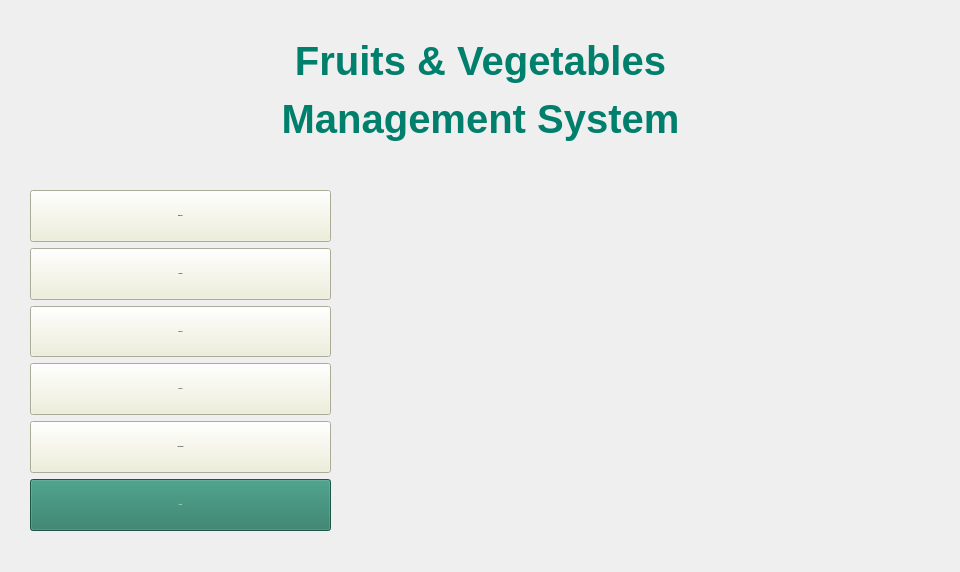
<?xml version="1.0" encoding="UTF-8"?>
<ui version="4.0">
 <class>MainWindow</class>
 <widget class="QMainWindow" name="MainWindow">
  <property name="geometry">
   <rect>
    <x>0</x>
    <y>0</y>
    <width>960</width>
    <height>572</height>
   </rect>
  </property>
  <property name="windowTitle">
   <string>MainWindow</string>
  </property>
  <property name="styleSheet">
   <string notr="true">QPushButton {
        font: bold 30px &quot;Tahoma&quot;;
	background-color: rgb(239, 239, 215);
    }</string>
  </property>
  <widget class="QWidget" name="centralwidget">
   <widget class="QLabel" name="label">
    <property name="geometry">
     <rect>
      <x>20</x>
      <y>20</y>
      <width>921</width>
      <height>141</height>
     </rect>
    </property>
    <property name="font">
     <font>
      <family>Tahoma</family>
      <pointsize>30</pointsize>
      <weight>75</weight>
      <italic>false</italic>
      <bold>true</bold>
     </font>
    </property>
    <property name="styleSheet">
     <string notr="true">QLabel {
	font: bold 30pt &quot;Tahoma&quot;;        /* Cỡ chữ */
    color: rgb(0, 128, 108);             /* Màu chữ */
    font-weight: bold;      /* Chữ đậm */
	background-color:transparent;

}</string>
    </property>
    <property name="text">
     <string>&lt;html&gt;&lt;head/&gt;&lt;body&gt;&lt;p align=&quot;center&quot;&gt;Fruits &amp;amp; Vegetables&lt;/p&gt;&lt;p align=&quot;center&quot;&gt;Management System&lt;/p&gt;&lt;/body&gt;&lt;/html&gt;</string>
    </property>
   </widget>
   <widget class="QWidget" name="verticalLayoutWidget">
    <property name="geometry">
     <rect>
      <x>30</x>
      <y>190</y>
      <width>301</width>
      <height>341</height>
     </rect>
    </property>
    <layout class="QVBoxLayout" name="verticalLayout">
     <item>
      <widget class="QPushButton" name="pushButtonEmployee">
       <property name="sizePolicy">
        <sizepolicy hsizetype="MinimumExpanding" vsizetype="Expanding">
         <horstretch>0</horstretch>
         <verstretch>0</verstretch>
        </sizepolicy>
       </property>
       <property name="font">
        <font>
         <family>Tahoma</family>
         <pointsize>-1</pointsize>
         <weight>75</weight>
         <italic>false</italic>
         <bold>true</bold>
        </font>
       </property>
       <property name="styleSheet">
        <string notr="true"/>
       </property>
       <property name="text">
        <string>Employee</string>
       </property>
      </widget>
     </item>
     <item>
      <widget class="QPushButton" name="pushButtonSupplier">
       <property name="sizePolicy">
        <sizepolicy hsizetype="Expanding" vsizetype="Expanding">
         <horstretch>0</horstretch>
         <verstretch>0</verstretch>
        </sizepolicy>
       </property>
       <property name="font">
        <font>
         <family>Tahoma</family>
         <pointsize>-1</pointsize>
         <weight>75</weight>
         <italic>false</italic>
         <bold>true</bold>
        </font>
       </property>
       <property name="styleSheet">
        <string notr="true"/>
       </property>
       <property name="text">
        <string>Supplier</string>
       </property>
      </widget>
     </item>
     <item>
      <widget class="QPushButton" name="pushButtonCategory">
       <property name="sizePolicy">
        <sizepolicy hsizetype="Expanding" vsizetype="Expanding">
         <horstretch>0</horstretch>
         <verstretch>0</verstretch>
        </sizepolicy>
       </property>
       <property name="font">
        <font>
         <family>Tahoma</family>
         <pointsize>-1</pointsize>
         <weight>75</weight>
         <italic>false</italic>
         <bold>true</bold>
        </font>
       </property>
       <property name="styleSheet">
        <string notr="true"/>
       </property>
       <property name="text">
        <string>Category</string>
       </property>
      </widget>
     </item>
     <item>
      <widget class="QPushButton" name="pushButtonProduct">
       <property name="sizePolicy">
        <sizepolicy hsizetype="Expanding" vsizetype="Expanding">
         <horstretch>0</horstretch>
         <verstretch>0</verstretch>
        </sizepolicy>
       </property>
       <property name="font">
        <font>
         <family>Tahoma</family>
         <pointsize>-1</pointsize>
         <weight>75</weight>
         <italic>false</italic>
         <bold>true</bold>
        </font>
       </property>
       <property name="styleSheet">
        <string notr="true"/>
       </property>
       <property name="text">
        <string>Product</string>
       </property>
      </widget>
     </item>
     <item>
      <widget class="QPushButton" name="pushButtonVisualization">
       <property name="sizePolicy">
        <sizepolicy hsizetype="Expanding" vsizetype="Expanding">
         <horstretch>0</horstretch>
         <verstretch>0</verstretch>
        </sizepolicy>
       </property>
       <property name="font">
        <font>
         <family>Tahoma</family>
         <pointsize>-1</pointsize>
         <weight>75</weight>
         <italic>false</italic>
         <bold>true</bold>
        </font>
       </property>
       <property name="styleSheet">
        <string notr="true"/>
       </property>
       <property name="text">
        <string>Visualization</string>
       </property>
      </widget>
     </item>
     <item>
      <widget class="QPushButton" name="pushButtonLogout">
       <property name="sizePolicy">
        <sizepolicy hsizetype="Expanding" vsizetype="Expanding">
         <horstretch>0</horstretch>
         <verstretch>0</verstretch>
        </sizepolicy>
       </property>
       <property name="font">
        <font>
         <family>Tahoma</family>
         <pointsize>-1</pointsize>
         <weight>75</weight>
         <italic>false</italic>
         <bold>true</bold>
        </font>
       </property>
       <property name="styleSheet">
        <string notr="true">background-color: rgb(38, 120, 99);
color: rgb(255, 255, 255);</string>
       </property>
       <property name="text">
        <string>Logout</string>
       </property>
      </widget>
     </item>
    </layout>
   </widget>
   <widget class="QLabel" name="labelBackground">
    <property name="geometry">
     <rect>
      <x>0</x>
      <y>0</y>
      <width>961</width>
      <height>571</height>
     </rect>
    </property>
    <property name="text">
     <string/>
    </property>
    <property name="pixmap">
     <pixmap>../../images/nenanh.png</pixmap>
    </property>
    <property name="scaledContents">
     <bool>true</bool>
    </property>
   </widget>
   <zorder>labelBackground</zorder>
   <zorder>label</zorder>
   <zorder>verticalLayoutWidget</zorder>
  </widget>
 </widget>
 <resources/>
 <connections>
  <connection>
   <sender>pushButtonLogout</sender>
   <signal>clicked()</signal>
   <receiver>MainWindow</receiver>
   <slot>close()</slot>
   <hints>
    <hint type="sourcelabel">
     <x>950</x>
     <y>25</y>
    </hint>
    <hint type="destinationlabel">
     <x>502</x>
     <y>300</y>
    </hint>
   </hints>
  </connection>
 </connections>
</ui>
